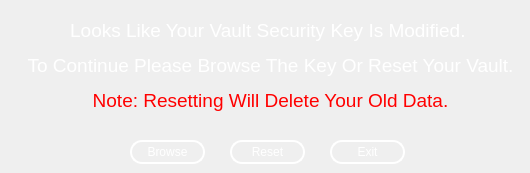
   <widget class="QWidget" name="vault_key_missing">
    <widget class="QPushButton" name="exit_vaultkey_modify_2">
     <property name="geometry">
      <rect>
       <x>330</x>
       <y>140</y>
       <width>75</width>
       <height>24</height>
      </rect>
     </property>
     <property name="cursor">
      <cursorShape>PointingHandCursor</cursorShape>
     </property>
     <property name="styleSheet">
      <string notr="true">QPushButton{
  border: 1.5px solid white;
  border-radius: 12px;
  padding: 5px;
  color: rgb(255, 255, 255)
}
QPushButton:hover{
  background-color: rgb(199, 199, 199);  
}</string>
     </property>
     <property name="text">
      <string>Exit</string>
     </property>
    </widget>
    <widget class="QLabel" name="label_10">
     <property name="geometry">
      <rect>
       <x>20</x>
       <y>10</y>
       <width>501</width>
       <height>111</height>
      </rect>
     </property>
     <property name="styleSheet">
      <string notr="true">color: rgb(255, 255, 255)</string>
     </property>
     <property name="text">
      <string>&lt;html&gt;&lt;head/&gt;&lt;body&gt;&lt;p align=&quot;center&quot;&gt;&lt;span style=&quot; font-size:14pt;&quot;&gt;Looks Like Your Vault Security Key Is Modified. &lt;/span&gt;&lt;/p&gt;&lt;p align=&quot;center&quot;&gt;&lt;span style=&quot; font-size:14pt;&quot;&gt;To Continue Please Browse The Key Or Reset Your Vault.&lt;/span&gt;&lt;/p&gt;&lt;p align=&quot;center&quot;&gt;&lt;span style=&quot; font-size:14pt; color:#ff0000;&quot;&gt;Note: Resetting Will Delete Your Old Data.&lt;/span&gt;&lt;/p&gt;&lt;/body&gt;&lt;/html&gt;</string>
     </property>
     <property name="textFormat">
      <enum>Qt::RichText</enum>
     </property>
    </widget>
    <widget class="QPushButton" name="reset_vaultkey_modify">
     <property name="geometry">
      <rect>
       <x>230</x>
       <y>140</y>
       <width>75</width>
       <height>24</height>
      </rect>
     </property>
     <property name="cursor">
      <cursorShape>PointingHandCursor</cursorShape>
     </property>
     <property name="styleSheet">
      <string notr="true">QPushButton{
  border: 1.5px solid white;
  border-radius: 12px;
  padding: 5px;
  color: rgb(255, 255, 255)
}
QPushButton:hover{
  background-color: rgb(199, 199, 199);  
}</string>
     </property>
     <property name="text">
      <string>Reset</string>
     </property>
    </widget>
    <widget class="QPushButton" name="browse">
     <property name="geometry">
      <rect>
       <x>130</x>
       <y>140</y>
       <width>75</width>
       <height>24</height>
      </rect>
     </property>
     <property name="cursor">
      <cursorShape>PointingHandCursor</cursorShape>
     </property>
     <property name="styleSheet">
      <string notr="true">QPushButton{
  border: 1.5px solid white;
  border-radius: 12px;
  padding: 5px;
  color: rgb(255, 255, 255)
}
QPushButton:hover{
  background-color: rgb(199, 199, 199);  
}</string>
     </property>
     <property name="text">
      <string>Browse</string>
     </property>
    </widget>
   </widget>
